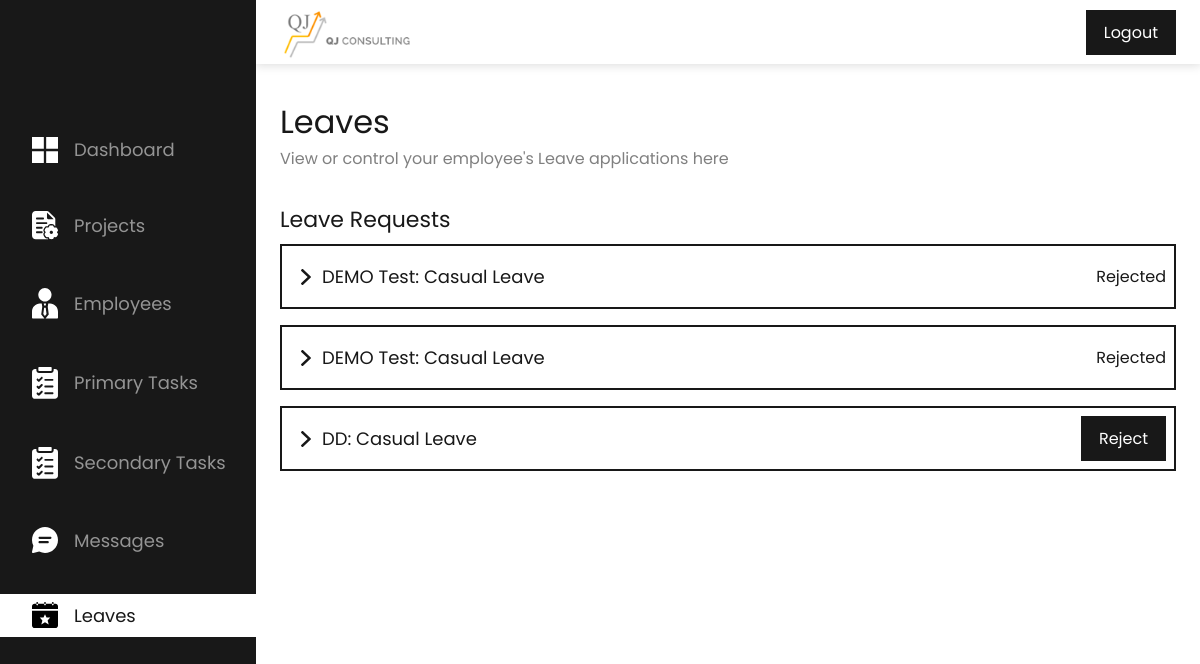
The page /admin/leaves.php (signed in) on the database its author committed.
### tables this page shows
CREATE TABLE `employee_leave_map` (
  `el_id` int NOT NULL AUTO_INCREMENT,
  `emp_id` int NOT NULL,
  `leave_id` int NOT NULL,
  `start_date` date NOT NULL,
  `end_date` date NOT NULL,
  `count` int NOT NULL,
  `reason` varchar(512) NOT NULL,
  `status` tinyint NOT NULL DEFAULT '1',
  PRIMARY KEY (`el_id`)
);

CREATE TABLE `employee_master` (
  `emp_id` int NOT NULL AUTO_INCREMENT,
  `name` varchar(256) NOT NULL,
  `phone` varchar(10) NOT NULL,
  `email` varchar(512) NOT NULL,
  `password` varchar(64) NOT NULL,
  `pswd_state` tinyint(1) NOT NULL DEFAULT '1',
  `doj` date NOT NULL,
  `dob` date DEFAULT NULL,
  `activity` tinyint(1) NOT NULL DEFAULT '1',
  PRIMARY KEY (`emp_id`)
);

### admin/leaves.php (the view, shortened to what this page needs)
<?php
    include("./../connection/connection.php");
?>
<!DOCTYPE html>
<html lang="en">
    <head>
        <link rel="stylesheet" href="./../css/style.css">
        <link rel="stylesheet" href="./../css/navigation.css">
    </head>
    <body>
        <?php include("./topNavigation.php"); ?>
        <?php include("./sideNavigation.php"); ?>
        <div class="container">
            <div class="my-32 px-2vw">
                <div class="font-32">
                    Leaves
                </div>
                <div class="font-16 color-2" style="color: grey;">View or control your employee's Leave applications here</div>
            </div>
            <div class="my-32 px-2vw">
                <div class="font-22">Leave Requests</div>
                <div class="my-8 flex flex-column gap-16">
                    <?php
                        $query = "SELECT
                                    elm.*,
                                    em.`name`
                                FROM `employee_leave_map` elm
                                LEFT JOIN `employee_master` em ON em.`emp_id` = elm.`emp_id`;";
                        $data = mysqli_query($connection, $query);
                        while($ar = mysqli_fetch_array($data))
                        {
                    ?>
                            <div class="card-1">
                                <div class="flex flex-column gap-16">
                                    <div class="flex align-center justify-between" style="min-height: 45px;">
                                        <div class="flex align-center gap-8">
                                            <img src="./../res/icons/right-cheveron.svg" alt="" onclick="showDetails(this)">
                                            <div class="font-18">
                                                <?php echo $ar['name'].": Casual Leave"; ?>
                                            </div>
                                        </div>
                                        <?php
                                            if($ar['status'] == -1)
                                            {
                                                echo "Rejected";
                                            }
                                            else
                                            {
                                        ?>
                                            <form method="POST">
                                                <input class="button-1 font-16" type="submit" value="Reject" name="reject">
                                            </form>
                                        <?php
                                            }
                                        ?>
                                    </div>
                                </div>
                            </div>
                    <?php
                        }
                    ?>
                </div>
            </div>
        </div>
    </body>
</html>

### css/style.css (style rules this page uses)
* { margin: 0; padding: 0; box-sizing: border-box; text-decoration: none; outline: none; border: none; font-family: "Poppins", sans-serif; color: var(--theme-color-3); user-select: none; }
:root { --theme-color-1: #000000; --theme-color-2: #FFFFFF; --theme-color-3: #181818; }
.container { margin-top: 64px; margin-left: 256px; padding-top: 2px; }
.flex { display: flex; }
.flex-column { flex-direction: column; }
.justify-between { justify-content: space-between; }
.align-center { align-items: center; }
.gap-8 { gap: 8px; }
.gap-16 { gap: 16px; }
.my-8 { margin-top: 8px; margin-bottom: 8px; }
.my-32 { margin-top: 32px; margin-bottom: 32px; }
.px-2vw { padding-left: 2vw; padding-right: 2vw; }
.font-16 { font-size: 16px; }
.font-18 { font-size: 18px; }
.font-22 { font-size: 22px; }
.font-32 { font-size: 32px; }
.button-1 { border: 2px solid var(--theme-color-3); background-color: var(--theme-color-3); color: var(--theme-color-2); padding: 8px 16px; cursor: pointer; }
.card-1 { border: 2px solid var(--theme-color-3); padding: 8px 8px 8px 16px; height: 65px; overflow: hidden; }

### rows shown on the page
employee_leave_map: emp.name "DEMO Test", status "Rejected"
employee_leave_map: emp.name "DEMO Test", status "Rejected"
employee_leave_map: emp.name "DD"
